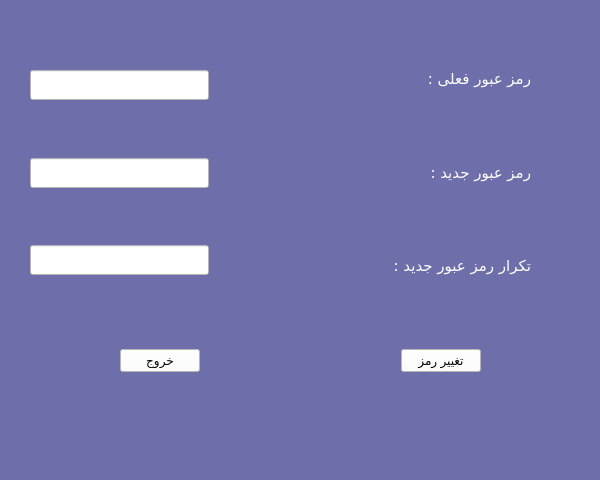
<?xml version="1.0" encoding="UTF-8"?>
<ui version="4.0">
 <class>changepassword</class>
 <widget class="QWidget" name="changepassword">
  <property name="geometry">
   <rect>
    <x>0</x>
    <y>0</y>
    <width>600</width>
    <height>480</height>
   </rect>
  </property>
  <property name="windowTitle">
   <string>Form</string>
  </property>
  <property name="styleSheet">
   <string notr="true">background-color:rgb(110, 110, 170)</string>
  </property>
  <widget class="QWidget" name="layoutWidget_2">
   <property name="geometry">
    <rect>
     <x>30</x>
     <y>70</y>
     <width>501</width>
     <height>205</height>
    </rect>
   </property>
   <layout class="QHBoxLayout" name="horizontalLayout">
    <item>
     <layout class="QVBoxLayout" name="verticalLayout_3">
      <item>
       <widget class="QLineEdit" name="lineEdit_oldPass">
        <property name="minimumSize">
         <size>
          <width>142</width>
          <height>30</height>
         </size>
        </property>
        <property name="styleSheet">
         <string notr="true">background-color: white
</string>
        </property>
       </widget>
      </item>
      <item>
       <spacer name="verticalSpacer_6">
        <property name="orientation">
         <enum>Qt::Vertical</enum>
        </property>
        <property name="sizeHint" stdset="0">
         <size>
          <width>20</width>
          <height>40</height>
         </size>
        </property>
       </spacer>
      </item>
      <item>
       <widget class="QLineEdit" name="lineEdit_newPass">
        <property name="minimumSize">
         <size>
          <width>0</width>
          <height>30</height>
         </size>
        </property>
        <property name="font">
         <font>
          <pointsize>9</pointsize>
         </font>
        </property>
        <property name="styleSheet">
         <string notr="true">background-color: white
</string>
        </property>
        <property name="echoMode">
         <enum>QLineEdit::Password</enum>
        </property>
       </widget>
      </item>
      <item>
       <spacer name="verticalSpacer_3">
        <property name="orientation">
         <enum>Qt::Vertical</enum>
        </property>
        <property name="sizeHint" stdset="0">
         <size>
          <width>20</width>
          <height>40</height>
         </size>
        </property>
       </spacer>
      </item>
      <item>
       <widget class="QLineEdit" name="lineEdit_repeatNewPass">
        <property name="minimumSize">
         <size>
          <width>0</width>
          <height>30</height>
         </size>
        </property>
        <property name="font">
         <font>
          <pointsize>9</pointsize>
         </font>
        </property>
        <property name="styleSheet">
         <string notr="true">background-color: white
</string>
        </property>
        <property name="echoMode">
         <enum>QLineEdit::Password</enum>
        </property>
       </widget>
      </item>
     </layout>
    </item>
    <item>
     <layout class="QVBoxLayout" name="verticalLayout_2">
      <item>
       <spacer name="horizontalSpacer_5">
        <property name="orientation">
         <enum>Qt::Horizontal</enum>
        </property>
        <property name="sizeHint" stdset="0">
         <size>
          <width>40</width>
          <height>20</height>
         </size>
        </property>
       </spacer>
      </item>
      <item>
       <spacer name="verticalSpacer_5">
        <property name="orientation">
         <enum>Qt::Vertical</enum>
        </property>
        <property name="sizeHint" stdset="0">
         <size>
          <width>20</width>
          <height>40</height>
         </size>
        </property>
       </spacer>
      </item>
      <item>
       <spacer name="horizontalSpacer">
        <property name="orientation">
         <enum>Qt::Horizontal</enum>
        </property>
        <property name="sizeType">
         <enum>QSizePolicy::Minimum</enum>
        </property>
        <property name="sizeHint" stdset="0">
         <size>
          <width>160</width>
          <height>20</height>
         </size>
        </property>
       </spacer>
      </item>
      <item>
       <spacer name="verticalSpacer_2">
        <property name="orientation">
         <enum>Qt::Vertical</enum>
        </property>
        <property name="sizeHint" stdset="0">
         <size>
          <width>20</width>
          <height>40</height>
         </size>
        </property>
       </spacer>
      </item>
      <item>
       <spacer name="horizontalSpacer_2">
        <property name="orientation">
         <enum>Qt::Horizontal</enum>
        </property>
        <property name="sizeType">
         <enum>QSizePolicy::Minimum</enum>
        </property>
        <property name="sizeHint" stdset="0">
         <size>
          <width>160</width>
          <height>20</height>
         </size>
        </property>
       </spacer>
      </item>
     </layout>
    </item>
    <item>
     <layout class="QVBoxLayout" name="verticalLayout">
      <item>
       <widget class="QLabel" name="label">
        <property name="font">
         <font>
          <family>B Koodak</family>
          <pointsize>11</pointsize>
         </font>
        </property>
        <property name="styleSheet">
         <string notr="true">color : white;</string>
        </property>
        <property name="text">
         <string>رمز عبور فعلی :</string>
        </property>
       </widget>
      </item>
      <item>
       <spacer name="verticalSpacer_4">
        <property name="orientation">
         <enum>Qt::Vertical</enum>
        </property>
        <property name="sizeHint" stdset="0">
         <size>
          <width>20</width>
          <height>40</height>
         </size>
        </property>
       </spacer>
      </item>
      <item>
       <widget class="QLabel" name="label_newPass">
        <property name="font">
         <font>
          <family>B Koodak</family>
          <pointsize>11</pointsize>
         </font>
        </property>
        <property name="styleSheet">
         <string notr="true">color : white;</string>
        </property>
        <property name="text">
         <string>رمز عبور جدید :</string>
        </property>
       </widget>
      </item>
      <item>
       <spacer name="verticalSpacer">
        <property name="orientation">
         <enum>Qt::Vertical</enum>
        </property>
        <property name="sizeHint" stdset="0">
         <size>
          <width>20</width>
          <height>40</height>
         </size>
        </property>
       </spacer>
      </item>
      <item>
       <widget class="QLabel" name="label_repeatNewPass">
        <property name="font">
         <font>
          <family>B Koodak</family>
          <pointsize>11</pointsize>
         </font>
        </property>
        <property name="styleSheet">
         <string notr="true">color : white;</string>
        </property>
        <property name="text">
         <string>تکرار رمز عبور جدید :</string>
        </property>
       </widget>
      </item>
     </layout>
    </item>
   </layout>
  </widget>
  <widget class="QWidget" name="layoutWidget">
   <property name="geometry">
    <rect>
     <x>120</x>
     <y>340</y>
     <width>361</width>
     <height>41</height>
    </rect>
   </property>
   <layout class="QHBoxLayout" name="horizontalLayout_2">
    <item>
     <widget class="QPushButton" name="pushButton_2">
      <property name="styleSheet">
       <string notr="true">background-color:white;
color: rgb(0, 0, 0);

</string>
      </property>
      <property name="text">
       <string>خروج</string>
      </property>
     </widget>
    </item>
    <item>
     <spacer name="horizontalSpacer_3">
      <property name="orientation">
       <enum>Qt::Horizontal</enum>
      </property>
      <property name="sizeHint" stdset="0">
       <size>
        <width>40</width>
        <height>20</height>
       </size>
      </property>
     </spacer>
    </item>
    <item>
     <widget class="QPushButton" name="pushButton">
      <property name="styleSheet">
       <string notr="true">background-color:white;
color: rgb(0, 0, 0);

</string>
      </property>
      <property name="text">
       <string>تغییر رمز</string>
      </property>
     </widget>
    </item>
   </layout>
  </widget>
 </widget>
 <resources/>
 <connections/>
</ui>
